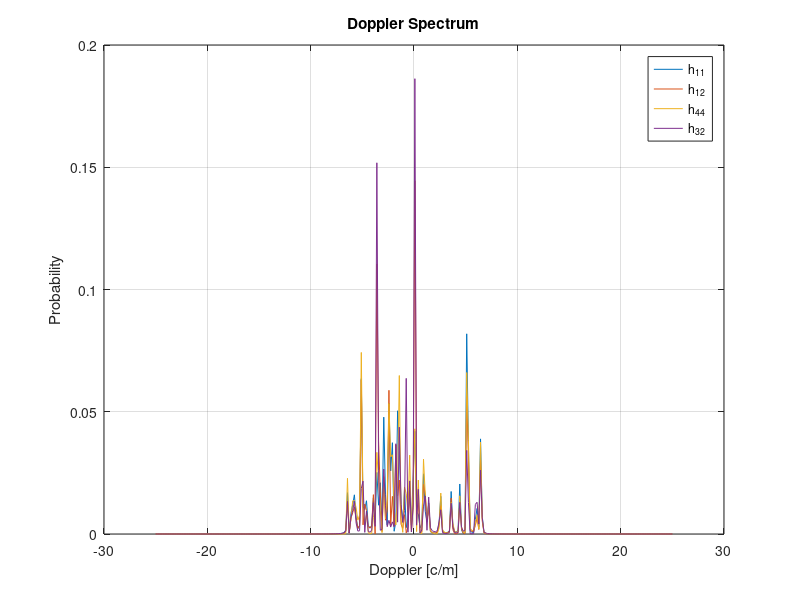
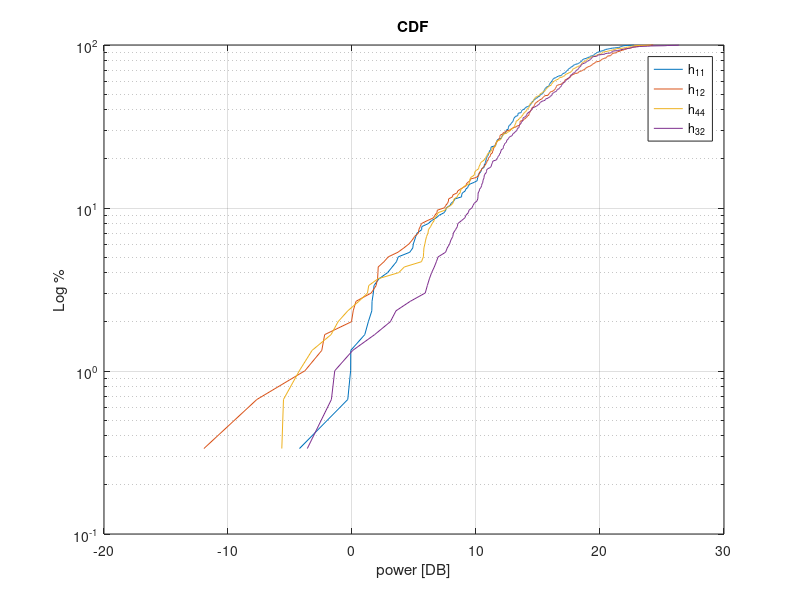
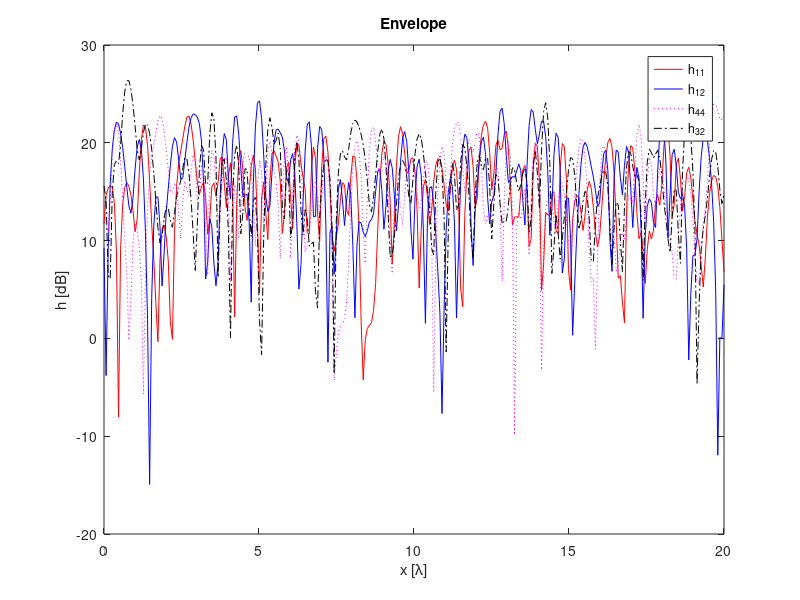
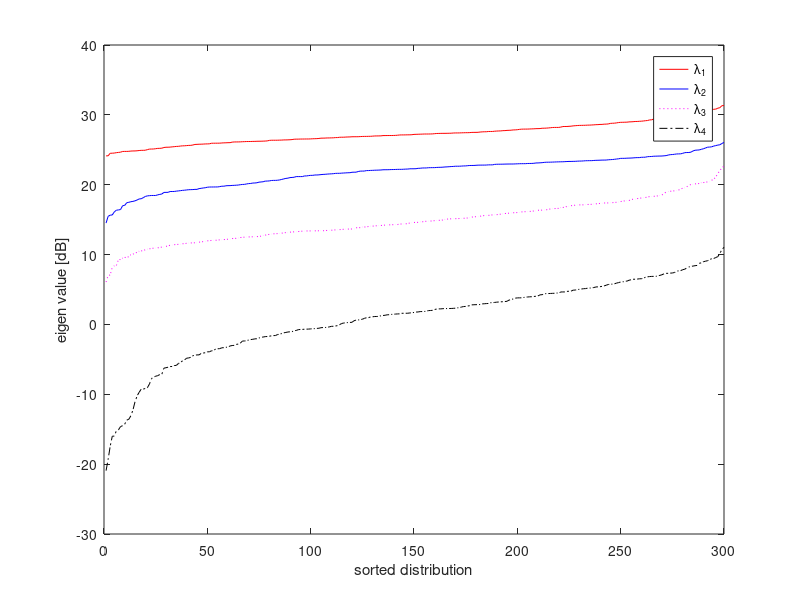

The MATLAB script that drew these images, in order:
% dual direction NB channels
% double ring model / variations
%
% 8/10-2006 ... 24/10-2012 Patrick Eggers

clf;
clear;
close all;

%%% radio paramter
c=3e8; %m/s
f=1e9; % Hz
lambda = c/f;
k=2*pi/lambda; %rad/m is wavenumber

%%%% antenna system
no_tx=4; %no antennas
no_rx=no_tx; %symmetric MIMO array
half_tx= round(no_tx/2);

d=0.3*lambda; %antenna spacing in ULA


%%% environment
radius1=100*lambda;
radius2=radius1;

scatter_separation= 300*lambda; % between two scatter rings

x_step = 300;
r1 = linspace(0,20,x_step)*lambda; % movement of one array
r2 = r1;%zeros(1,x_step);

no_scatter = 50;

%%%% NOTE THIS WILL CHANGE RICHNESS FROM 'nothing' to something noticable
%%%% I.e. directly related to eigen distribution
% YOU SKETCH AND EXPLAIN, WHAT IS RICHNESS?

section1=2*pi*rand(no_scatter,1); % try also split up into clusters
section2=2*pi*rand(no_scatter,1); % try also split up into clusters

% % cluster
% t1 = 2*pi*rand(4,1)
% t2 = 2*pi*rand(4,1)
% section1 = [rand(no_scatter/4,1)+t1(1); rand(no_scatter/4,1)+t1(2); rand(no_scatter/4,1)+t1(3); rand(no_scatter/4,1)+t1(4)];
% section2 = [rand(no_scatter/4,1)+t2(1); rand(no_scatter/4,1)+t2(2); rand(no_scatter/4,1)+t2(3); rand(no_scatter/4,1)+t2(4)];

scatter1_xy = radius1*exp(j*section1); % scatter ring localtion, xy plane expressed as complex number
scatter2_xy= scatter_separation + radius2*exp(j*section2);

scatter1 = 1*exp(j*rand(no_scatter,1)*2*pi); % random phase
scatter2 = 1*exp(j*rand(no_scatter,1)*2*pi); % random phase


%%% transfer function
% YOU CHECK
for x=1:length(r1);  % move one array
    for n=1:no_tx;   % tx anetnnas    centerd in scatter1
        for m=1:no_rx; % rx anetnnas, centerd in scatter2

           h(n,m,x)=sum(exp(j*(r1(x)+(n-half_tx)*d)*k.*cos(angle(scatter1_xy))).*scatter1.*...
                        exp(j*(r2(x)+(m-half_tx)*d)*k*cos(angle(scatter2_xy-scatter_separation))).*scatter2.*...
                        exp(j*cos(angle(scatter2_xy-scatter1_xy)))); 
                    
        % sum all scatteres to get total link signal            
           h_2(n,m,x)=sum((sum(exp(j*(r2(x)+(m-half_tx)*d)*k*cos(angle(scatter2_xy-scatter_separation))).*scatter2.*...
                        exp(j*cos(angle(scatter2_xy-scatter1_xy)))))*exp(j*(r1(x)+(n-half_tx)*d)*k.*cos(angle(scatter1_xy))).*scatter1);
      
         % Doppler at Tx  
          % Doppler at Rx
        end;
    end;    
end;

% doppler
h11 = abs(fftshift(fft(squeeze(h(1,1,:))))).^2;
h12 = abs(fftshift(fft(squeeze(h(1,2,:))))).^2;
h44 = abs(fftshift(fft(squeeze(h(no_tx,no_tx,:))))).^2;
h32 = abs(fftshift(fft(squeeze(h(half_tx+1,half_tx-1,:))))).^2;



h11 = h11./sum(h11);
h12 = h12./sum(h12);
h44 = h44./sum(h44);
h32 = h32./sum(h32);

%extract normlized doppler from movement vector
max_d = max(r1);
f = 1/max_d*x_step;
norm_fd = linspace(-f/2,f/2,x_step);

figure()
plot(norm_fd,h11); hold on; grid on;
plot(norm_fd,h12);
plot(norm_fd,h44);
plot(norm_fd,h32);
xlabel( 'Doppler [c/m]' );
ylabel( 'Probability' );
title( 'Doppler Spectrum' );
legend('h_{11}','h_{12}','h_{44}','h_{32}');



% CDF
cdf_11 = sort(20*log10 (abs(squeeze(h(1,1,:)))));
cdf_12 = sort(20*log10 (abs(squeeze(h(1,2,:)))));
cdf_44 = sort(20*log10 (abs(squeeze(h(no_tx,no_tx,:)))));
cdf_32 = sort(20*log10 (abs(squeeze(h(half_tx+1,half_tx-1,:)))));
percent_axis = linspace(0,100,x_step);

figure()
semilogy(cdf_11,percent_axis); grid on; hold on;
semilogy(cdf_12,percent_axis);
semilogy(cdf_44,percent_axis);
semilogy(cdf_32,percent_axis);
title('CDF')
xlabel('power [DB]');
ylabel('Log %');
legend('h_{11}','h_{12}','h_{44}','h_{32}');



figure()
h1=plot(r1/lambda,20*log10(squeeze(h(1,1,:))),'-r',r1/lambda,20*log10(squeeze(h(1,2,:))),'-b',...);
        r1/lambda,20*log10(squeeze(h(no_tx,no_tx,:))),':m',r1/lambda,20*log10(squeeze(h(half_tx+1,half_tx-1,:))),'-.k');
title('Envelope')
xlabel('x [\lambda]');
ylabel('h [dB]');
legend(h1 ,'h_{11}','h_{12}','h_{44}','h_{32}');



%--------------------------


%envelope correlation
h11_envelope = 20*log10(squeeze(h(1,1,:)));
h12_envelope = 20*log10(squeeze(h(1,2,:)));
h44_envelope = 20*log10(squeeze(h(no_tx,no_tx,:)));
h32_envelope = 20*log10(squeeze(h(half_tx+1,half_tx-1,:)));

corr1_env = corr(abs(h11_envelope),abs(h32_envelope))
corr1_pow = corr(abs(h11_envelope).^2,abs(h32_envelope).^2)
corr1_complex = corr((h11_envelope),(h32_envelope))

%singular values
% YOU CHECK
for x=1:length(r1)
    S(:,x)=svd(squeeze(h(:,:,x)));
end;

figure()
h2=plot(1:length(r1),20*log10(sort(S(1,:))),'-r',1:length(r1),20*log10(sort(S(2,:))),'-b',...
     1:length(r1),20*log10(sort(S(3,:))),':m',1:length(r1),20*log10(sort(S(4,:))),'-.k');
xlabel('sorted distribution');
ylabel('eigen value [dB]');
legend(h2 ,'\lambda_1','\lambda_2','\lambda_3','\lambda_4');


%link Doppler
% YOUR INPUT



%dual virtual (array) Doppler   ??


% for i = 1:length(scatter1_xy)
% %     for k = 1:length(scatter2_xy)
%         links(i,:) = [scatter1_xy(i), scatter2_xy(i)];
% %     end
% end

% plot scenario
figure()
scatter(real(scatter1_xy),imag(scatter1_xy)); hold on;
scatter(real(scatter2_xy),imag(scatter2_xy));
% for i = 1:length(scatter1_xy)
% %     for k = 1:length(scatter2_xy)
%         plot([real(scatter1_xy(i)) real(scatter2_xy(i))],[imag(scatter1_xy(i)) imag(scatter2_xy(i))]);
% %     end
% end
title('2D visual of setup')
xlabel('X [m]')
ylabel('Y [m]')

% for m = 1:50
%     for k = 1:50
%         angle(scatter1_xy(m,k)-scatter2_xy)

